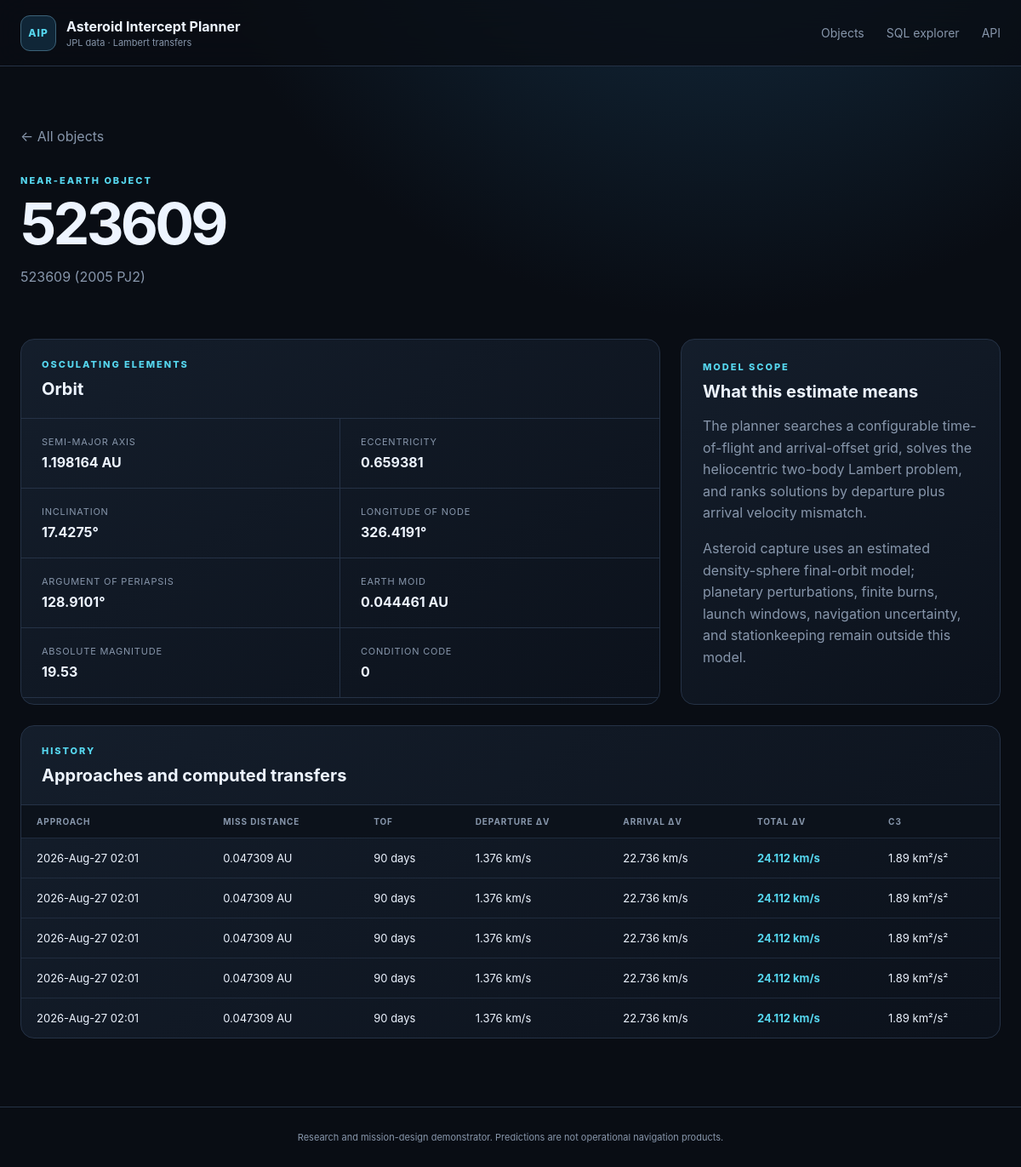
The app's page /asteroid/523609 with its own data.
### tables this page shows
CREATE TABLE orbital_elements (
    designation TEXT PRIMARY KEY REFERENCES asteroids(designation) ON DELETE CASCADE,
    epoch_jd_tdb REAL,
    semi_major_axis_au REAL NOT NULL,
    eccentricity REAL NOT NULL,
    inclination_deg REAL NOT NULL,
    raan_deg REAL NOT NULL,
    arg_periapsis_deg REAL NOT NULL,
    mean_anomaly_deg REAL,
    perihelion_time_jd_tdb REAL,
    perihelion_distance_au REAL,
    aphelion_distance_au REAL,
    orbital_period_days REAL,
    earth_moid_au REAL,
    condition_code TEXT,
    orbit_id TEXT,
    source TEXT NOT NULL,
    updated_at TEXT NOT NULL
);

CREATE TABLE asteroids (
    designation TEXT PRIMARY KEY,
    fullname TEXT,
    absolute_magnitude_h REAL,
    diameter_km REAL,
    first_seen_at TEXT NOT NULL,
    updated_at TEXT NOT NULL
);

CREATE TABLE intercept_plans (
    plan_id INTEGER PRIMARY KEY AUTOINCREMENT,
    approach_id INTEGER NOT NULL REFERENCES close_approaches(approach_id) ON DELETE CASCADE,
    method TEXT NOT NULL,
    departure_jd_tdb REAL NOT NULL,
    arrival_jd_tdb REAL NOT NULL,
    tof_days REAL NOT NULL,
    departure_dv_kms REAL NOT NULL,
    arrival_dv_kms REAL NOT NULL,
    total_dv_kms REAL NOT NULL,
    c3_km2_s2 REAL,
    leo_departure_dv_kms REAL,
    polyline_json TEXT,
    computed_at TEXT NOT NULL, capture_dv_kms REAL, stable_final_orbit INTEGER, capture_json TEXT,
    UNIQUE (approach_id, method)
);

CREATE TABLE close_approaches (
    approach_id INTEGER PRIMARY KEY AUTOINCREMENT,
    designation TEXT NOT NULL REFERENCES asteroids(designation) ON DELETE CASCADE,
    body TEXT NOT NULL DEFAULT 'Earth',
    close_approach_jd_tdb REAL NOT NULL,
    close_approach_text TEXT,
    distance_au REAL NOT NULL,
    distance_min_au REAL,
    distance_max_au REAL,
    relative_velocity_kms REAL,
    hyperbolic_excess_velocity_kms REAL,
    time_uncertainty TEXT,
    ingested_at TEXT NOT NULL,
    UNIQUE (designation, body, close_approach_jd_tdb)
);

### app/web.py (the view)
    @application.route("/asteroid/<designation>")
    def asteroid_detail(designation: str):
        asteroid = get_asteroid(designation, settings.database_path)
        if asteroid is None:
            return render_template("not_found.html", designation=designation), 404
        return render_template(
            "detail.html",
            asteroid=asteroid,
            approaches=asteroid_approaches(designation, settings.database_path),
        )

### app/database.py (called while the page is built, shortened)
def _dict_row(cursor: sqlite3.Cursor, row: tuple[Any, ...]) -> dict[str, Any]:
    return {column[0]: row[index] for index, column in enumerate(cursor.description)}

@contextmanager
def connect(path: Path | None = None) -> Iterator[sqlite3.Connection]:
    database_path = Path(path or get_settings().database_path)
    database_path.parent.mkdir(parents=True, exist_ok=True)
    connection = sqlite3.connect(database_path, timeout=30)
    connection.row_factory = _dict_row
    connection.execute("PRAGMA foreign_keys = ON")
    connection.execute("PRAGMA busy_timeout = 30000")
    try:
        yield connection
    finally:
        connection.close()

def initialize_database(path: Path | None = None) -> Path:
    database_path = Path(path or get_settings().database_path)
    schema = Path(__file__).with_name("schema.sql").read_text(encoding="utf-8")
    with connect(database_path) as connection:
        schema_version = int(connection.execute("PRAGMA user_version").fetchone()["user_version"])
        if schema_version < 2:
            connection.executescript(schema)
            connection.commit()
    return database_path

def fetch_all(
    query: str, params: Sequence[Any] = (), path: Path | None = None
) -> list[dict[str, Any]]:
    initialize_database(path)
    with connect(path) as connection:
        return connection.execute(query, params).fetchall()

def fetch_one(
    query: str, params: Sequence[Any] = (), path: Path | None = None
) -> dict[str, Any] | None:
    rows = fetch_all(query, params, path)
    return rows[0] if rows else None

def get_asteroid(designation: str, path: Path | None = None) -> dict[str, Any] | None:
    return fetch_one(
        """
        SELECT a.*, oe.*
        FROM asteroids a
        LEFT JOIN orbital_elements oe USING(designation)
        WHERE a.designation = ?
        """,
        (designation,),
        path,
    )

def asteroid_approaches(designation: str, path: Path | None = None) -> list[dict[str, Any]]:
    return fetch_all(
        """
        SELECT ca.*, ip.*
        FROM close_approaches ca
        LEFT JOIN intercept_plans ip USING(approach_id)
        WHERE ca.designation = ?
        ORDER BY ca.close_approach_jd_tdb DESC
        """,
        (designation,),
        path,
    )

### app/templates/detail.html (shortened to what this page needs)
{% extends "base.html" %}
{% block content %}
<section class="detail-hero">
  <a class="back" href="{{ url_for('index') }}">← All objects</a>
  <p class="eyebrow">NEAR-EARTH OBJECT</p>
  <h1>{{ asteroid.designation }}</h1>
  <p>{{ asteroid.fullname or 'JPL small-body designation' }}</p>
</section>
<section class="detail-grid">
  <article class="panel">
    <div class="panel-header"><div><p class="eyebrow">OSCULATING ELEMENTS</p><h2>Orbit</h2></div></div>
    <dl class="spec-grid">
      <div><dt>Semi-major axis</dt><dd>{{ asteroid.semi_major_axis_au|number(6) }} AU</dd></div>
      <div><dt>Eccentricity</dt><dd>{{ asteroid.eccentricity|number(6) }}</dd></div>
      <div><dt>Inclination</dt><dd>{{ asteroid.inclination_deg|number(4) }}°</dd></div>
      <div><dt>Longitude of node</dt><dd>{{ asteroid.raan_deg|number(4) }}°</dd></div>
      <div><dt>Argument of periapsis</dt><dd>{{ asteroid.arg_periapsis_deg|number(4) }}°</dd></div>
      <div><dt>Earth MOID</dt><dd>{{ asteroid.earth_moid_au|number(6) }} AU</dd></div>
      <div><dt>Absolute magnitude</dt><dd>{{ asteroid.absolute_magnitude_h|number(2) }}</dd></div>
      <div><dt>Condition code</dt><dd>{{ asteroid.condition_code or '—' }}</dd></div>
    </dl>
  </article>
  <article class="panel note-card">
    <p class="eyebrow">MODEL SCOPE</p>
    <h2>What this estimate means</h2>
    <p>The planner searches a configurable time-of-flight and arrival-offset grid, solves the heliocentric two-body Lambert problem, and ranks solutions by departure plus arrival velocity mismatch.</p>
    <p>Asteroid capture uses an estimated density-sphere final-orbit model; planetary perturbations, finite burns, launch windows, navigation uncertainty, and stationkeeping remain outside this model.</p>
  </article>
</section>
<section class="panel">
  <div class="panel-header"><div><p class="eyebrow">HISTORY</p><h2>Approaches and computed transfers</h2></div></div>
  <div class="table-wrap"><table>
    <thead><tr><th>Approach</th><th>Miss distance</th><th>TOF</th><th>Departure Δv</th><th>Arrival Δv</th><th>Total Δv</th><th>C3</th></tr></thead>
    <tbody>{% for row in approaches %}<tr>
      <td>{{ row.close_approach_text or row.close_approach_jd_tdb }}</td>
      <td>{{ row.distance_au|number(6) }} AU</td>
      <td>{{ row.tof_days|number(0) }} days</td>
      <td>{{ row.departure_dv_kms|number(3) }} km/s</td>
      <td>{{ row.arrival_dv_kms|number(3) }} km/s</td>
      <td><strong class="accent">{{ row.total_dv_kms|number(3) }} km/s</strong></td>
      <td>{{ row.c3_km2_s2|number(2) }} km²/s²</td>
    </tr>{% endfor %}</tbody>
  </table></div>
</section>
{% endblock %}

### app/static/style.css (style rules this page uses)
:root { --bg:#090d14;--surface:#101722;--surface-2:#151f2d;--line:#253246;--text:#edf4ff;--muted:#8796ab;--cyan:#56d7ef;--green:#67e8b5;--orange:#ffad66;--max:1440px;font-family:Inter,ui-sans-serif,system-ui,-apple-system,BlinkMacSystemFont,"Segoe UI",sans-serif;color-scheme:dark }
* { box-sizing:border-box }
body { margin:0;background:radial-gradient(circle at 70% -20%,#16334a 0,transparent 35%),var(--bg);color:var(--text);min-height:100vh }
.eyebrow { font-size:11px;letter-spacing:.18em;color:var(--cyan);font-weight:800;margin:0 0 10px }
.hero h1,.detail-hero h1 { font-size:clamp(42px,6vw,82px);line-height:.98;margin:0;letter-spacing:-.055em }
.hero>div>p:last-child,.detail-hero>p:last-child { color:var(--muted);max-width:680px;line-height:1.65 }
.panel { border:1px solid var(--line);background:linear-gradient(145deg,rgba(21,31,45,.93),rgba(12,18,28,.93));border-radius:16px;overflow:hidden }
.panel-header { padding:22px 24px;border-bottom:1px solid var(--line);display:flex;align-items:center;justify-content:space-between;gap:24px }
.panel-header h2,.note-card h2,.table-list h2 { margin:0;font-size:20px }
.table-wrap { overflow:auto }
table { width:100%;border-collapse:collapse;font-size:13px }
th { text-align:left;color:var(--muted);font-size:10px;text-transform:uppercase;letter-spacing:.09em;padding:13px 18px;background:#0c121b;white-space:nowrap }
td { border-top:1px solid rgba(37,50,70,.75);padding:15px 18px;white-space:nowrap }
.object-link:hover,.accent { color:var(--cyan) }
.detail-hero { padding:30px 0 44px }
.detail-hero h1 { font-size:68px }
.back { display:inline-block;margin-bottom:35px;color:var(--muted);text-decoration:none }
.detail-grid { display:grid;grid-template-columns:2fr 1fr;gap:24px;margin-bottom:24px }
.spec-grid { display:grid;grid-template-columns:repeat(2,1fr);margin:0 }
.spec-grid div { padding:20px 24px;border-bottom:1px solid var(--line) }
.spec-grid div:nth-child(odd) { border-right:1px solid var(--line) }
dt { color:var(--muted);font-size:11px;text-transform:uppercase;letter-spacing:.07em }
dd { margin:7px 0 0;font-weight:700 }
.note-card { padding:25px }
.note-card p:not(.eyebrow) { color:var(--muted);line-height:1.6 }

### records on screen
orbital_elements: designation "523609", semi_major_axis_au|number "1.198164", eccentricity|number "0.659381", inclination_deg|number "17.4275", raan_deg|number "326.4191", arg_periapsis_deg|number "128.9101", earth_moid_au|number "0.044461", condition_code "0"
asteroids: fullname "523609 (2005 PJ2)", absolute_magnitude_h|number "19.53"
intercept_plans: close_approach_text "2026-Aug-27 02:01", distance_au|number "0.047309", tof_days|number "90", departure_dv_kms|number "1.376", arrival_dv_kms|number "22.736", total_dv_kms|number "24.112", c3_km2_s2|number "1.89"
intercept_plans: close_approach_text "2026-Aug-27 02:01", distance_au|number "0.047309", tof_days|number "90", departure_dv_kms|number "1.376", arrival_dv_kms|number "22.736", total_dv_kms|number "24.112", c3_km2_s2|number "1.89"
intercept_plans: close_approach_text "2026-Aug-27 02:01", distance_au|number "0.047309", tof_days|number "90", departure_dv_kms|number "1.376", arrival_dv_kms|number "22.736", total_dv_kms|number "24.112", c3_km2_s2|number "1.89"
intercept_plans: close_approach_text "2026-Aug-27 02:01", distance_au|number "0.047309", tof_days|number "90", departure_dv_kms|number "1.376", arrival_dv_kms|number "22.736", total_dv_kms|number "24.112", c3_km2_s2|number "1.89"
intercept_plans: close_approach_text "2026-Aug-27 02:01", distance_au|number "0.047309", tof_days|number "90", departure_dv_kms|number "1.376", arrival_dv_kms|number "22.736", total_dv_kms|number "24.112", c3_km2_s2|number "1.89"
